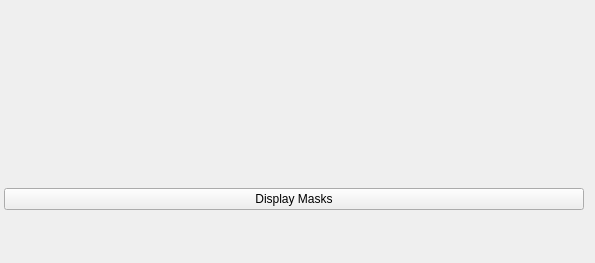
<?xml version="1.0" encoding="UTF-8"?>
<ui version="4.0">
 <class>SourceWidget</class>
 <widget class="QWidget" name="SourceWidget">
  <property name="geometry">
   <rect>
    <x>0</x>
    <y>0</y>
    <width>595</width>
    <height>263</height>
   </rect>
  </property>
  <property name="sizePolicy">
   <sizepolicy hsizetype="Expanding" vsizetype="Expanding">
    <horstretch>0</horstretch>
    <verstretch>0</verstretch>
   </sizepolicy>
  </property>
  <layout class="QVBoxLayout" name="verticalLayout">
   <property name="spacing">
    <number>0</number>
   </property>
   <property name="leftMargin">
    <number>0</number>
   </property>
   <property name="topMargin">
    <number>0</number>
   </property>
   <property name="rightMargin">
    <number>0</number>
   </property>
   <property name="bottomMargin">
    <number>0</number>
   </property>
   <item>
    <widget class="QScrollArea" name="scrollArea">
     <property name="frameShape">
      <enum>QFrame::NoFrame</enum>
     </property>
     <property name="widgetResizable">
      <bool>true</bool>
     </property>
     <widget class="MultiVideoWidget" name="widgetMain">
      <property name="geometry">
       <rect>
        <x>0</x>
        <y>0</y>
        <width>595</width>
        <height>132</height>
       </rect>
      </property>
     </widget>
    </widget>
   </item>
   <item>
    <widget class="QWidget" name="bottomSource" native="true">
     <property name="sizePolicy">
      <sizepolicy hsizetype="Preferred" vsizetype="Expanding">
       <horstretch>0</horstretch>
       <verstretch>0</verstretch>
      </sizepolicy>
     </property>
     <property name="autoFillBackground">
      <bool>false</bool>
     </property>
     <layout class="QHBoxLayout" name="horizontalLayout_2">
      <property name="leftMargin">
       <number>4</number>
      </property>
      <property name="topMargin">
       <number>4</number>
      </property>
      <property name="rightMargin">
       <number>4</number>
      </property>
      <property name="bottomMargin">
       <number>0</number>
      </property>
      <item>
       <widget class="QPushButton" name="maskButton">
        <property name="text">
         <string>Display Masks</string>
        </property>
        <property name="checkable">
         <bool>true</bool>
        </property>
       </widget>
      </item>
      <item>
       <spacer name="horizontalSpacer">
        <property name="orientation">
         <enum>Qt::Horizontal</enum>
        </property>
       </spacer>
      </item>
     </layout>
    </widget>
   </item>
  </layout>
 </widget>
 <customwidgets>
  <customwidget>
   <class>MultiVideoWidget</class>
   <extends>QWidget</extends>
   <header>libvideostitch-gui/widgets/multivideowidget.hpp</header>
   <container>1</container>
  </customwidget>
 </customwidgets>
 <resources/>
 <connections/>
</ui>
